Frame 1 (no input): blank canvas, image omitted
Frame 60 (no input): blank canvas, image omitted
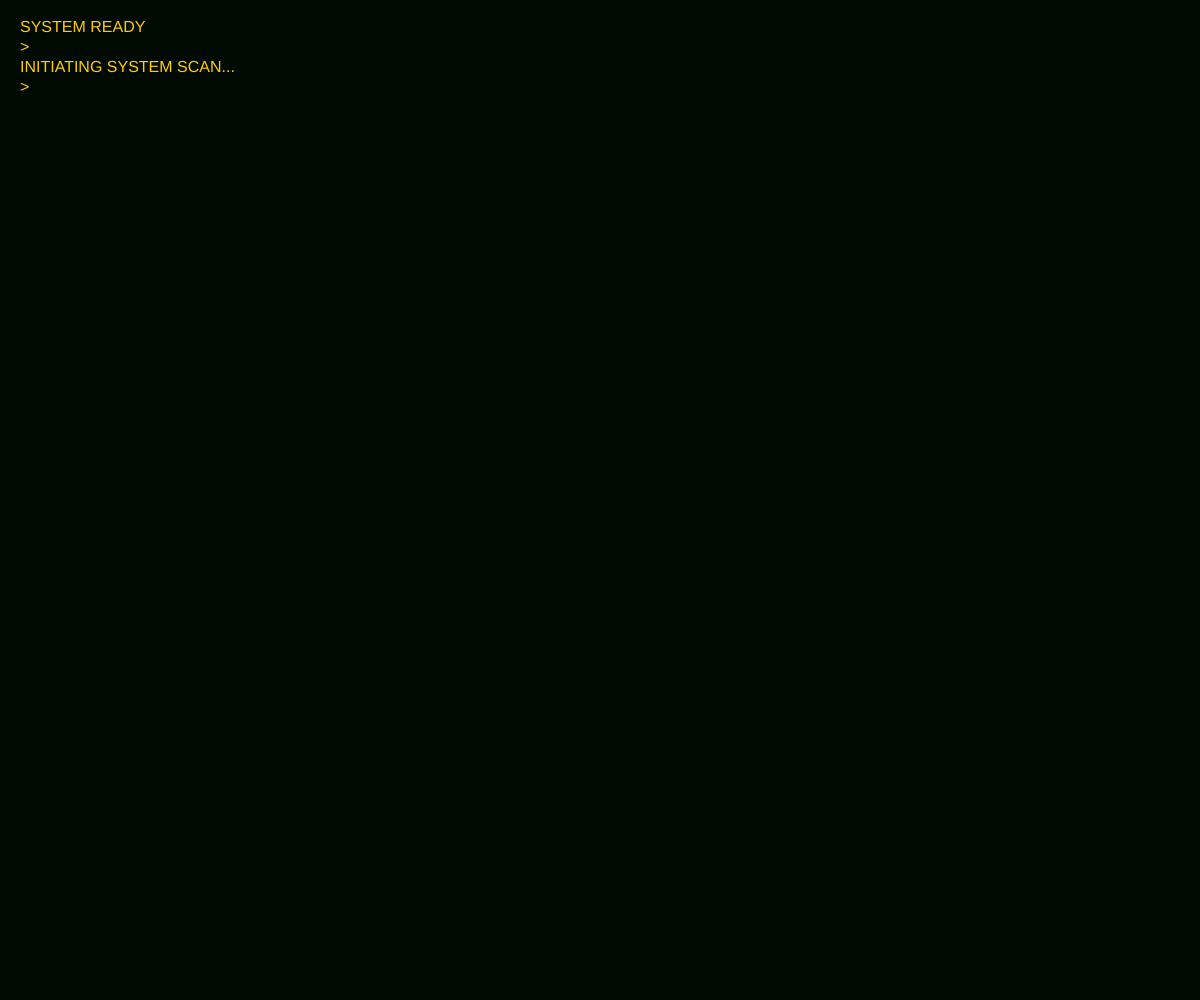
Frame 120 (the mouse pressed at the canvas centre since frame 60)

The p5.js sketch whose frames 1 and 60 were blank and that drew this single picture after the mouse press (run headless with seeded random() and noise() and a simulated clock; from frame 60 on, the mouse is pressed at the canvas centre):

// p5.js sketch
// ── sketch.js
let terminalText = [];
let glitchActive = false;
let glitchTimer = 0;
let commandIndex = 0;
let lastUpdate = 0;

const commands = [
  "INITIATING SYSTEM SCAN...",
  "ACCESSING SECURE DATABASE...",
  "LOCATING MISSING PERSONS FILE...",
  "ANALYZING CRIME SCENE DATA...",
  "RETRIEVING WITNESS STATEMENTS...",
  "DECRYPTING ENCRYPTED MESSAGE...",
  "CONNECTING TO MAINFRAME...",
  "SYSTEM ERROR DETECTED",
  "REBOOTING CORE PROTOCOLS...",
  "RETRIEVING CASE FILE #7429...",
  "ANALYZING FINGERPRINTS...",
  "ACCESSING CCTV FEEDS...",
  "TRANSMITTING DATA TO HEADQUARTERS...",
  "DETECTED UNUSUAL ACTIVITY",
  "SYSTEM OVERLOAD IN PROGRESS...",
  "REBOOT COMPLETE",
  "PROCEEDING WITH INVESTIGATION...",
  "FOUND LEAD ON SUSPECT...",
  "INVESTIGATING ALIBI...",
  "LOCATING LAST KNOWN LOCATION..."
];

const messages = [
  "A mysterious case has emerged.",
  "The victim was found in an abandoned warehouse.",
  "No signs of forced entry were detected.",
  "A strange symbol was carved into the wall.",
  "The symbol matches a pattern from previous cases.",
  "Our suspect is known to frequent the area.",
  "The crime scene was locked from the inside.",
  "Security footage shows a figure in a black hoodie.",
  "The time of death is estimated at 11:47 PM.",
  "No witnesses came forward.",
  "The case remains unsolved.",
  "Our investigation continues...",
  "More data is being analyzed.",
  "The suspect's identity is unknown.",
  "A breakthrough may be near."
];

function setup() {
  createCanvas(windowWidth, windowHeight);
  textSize(16);
  textAlign(LEFT, TOP);
  fill(255, 204, 0); // Amber color
  noStroke();
  
  // Initialize with some text
  terminalText.push("SYSTEM READY");
  terminalText.push(">");
  
  lastUpdate = millis();
}

function draw() {
  background(0);
  
  // Draw terminal screen with amber glow effect
  fill(0, 255, 0, 10); // Greenish background with low opacity for glow
  rect(0, 0, width, height);
  
  // Draw terminal text
  let y = 20;
  for (let i = 0; i < terminalText.length; i++) {
    let textLine = terminalText[i];
    
    // Apply glitch effect occasionally
    if (glitchActive && i === terminalText.length - 1) {
      fill(255, 204, 0);
      textLine = glitchText(textLine);
    } else {
      fill(255, 204, 0);
    }
    
    text(textLine, 20, y);
    y += 20;
  }
  
  // Update the system
  if (millis() - lastUpdate > 1000) {
    updateSystem();
    lastUpdate = millis();
  }
}

function updateSystem() {
  // Add new command or message
  if (commandIndex < commands.length && random() > 0.3) {
    terminalText.push(commands[commandIndex]);
    commandIndex++;
  } else if (messages.length > 0 && random() > 0.7) {
    const msg = messages.splice(0, 1)[0];
    terminalText.push(msg);
  }
  
  // Add prompt
  terminalText.push(">");
  
  // Limit text lines to prevent memory issues
  if (terminalText.length > 50) {
    terminalText.shift();
  }
  
  // Occasionally trigger glitch effect
  if (random() > 0.9) {
    glitchActive = true;
    glitchTimer = millis();
  }
  
  if (glitchActive && millis() - glitchTimer > 200) {
    glitchActive = false;
  }
}

function glitchText(str) {
  let result = "";
  for (let i = 0; i < str.length; i++) {
    if (random() > 0.95) {
      // Replace with random character
      const chars = "!@#$%^&*()_+-=[]{}|;:,.<>?";
      result += chars.charAt(floor(random(chars.length)));
    } else {
      result += str[i];
    }
  }
  return result;
}

function windowResized() {
  resizeCanvas(windowWidth, windowHeight);
}
